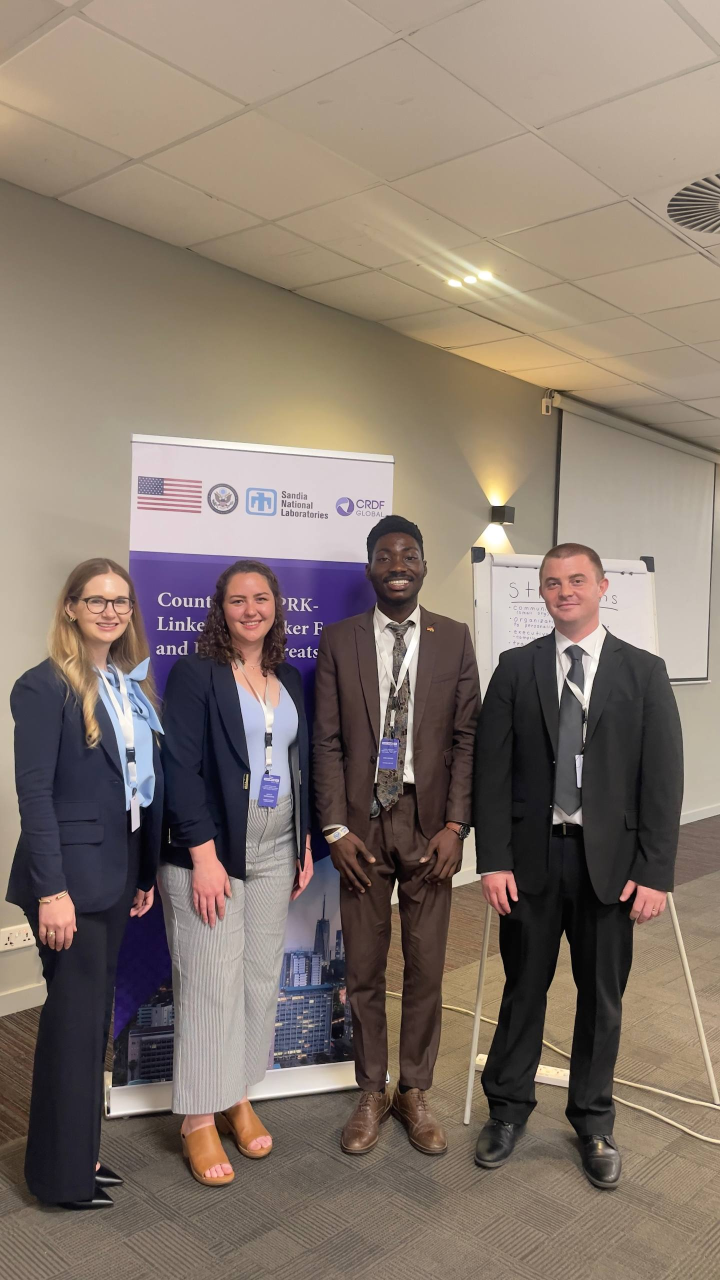
#> input picture app/uploads/photo_1_2026-07-30_10-27-31.jpg, 1440 x 2560 px (shown at 1/2 size); its folder holds only this picture in this run
$ python -i preprocessing.py   (imports and definitions only)
#> lines starting #> are read from the running program, lines starting #| are printed output that depends on the picture
#> further down, picture is the input picture: shape (2560, 1440, 3); mean B, G, R 108.8, 119.1, 133.1
"""
src/preprocessing.py
====================
Image loading, validation, and preprocessing.

Pipeline stage: Input Images → Image Preparation
REQ-02: Perform necessary image preparation.

Every preprocessing step is explicitly documented with its justification.
"""

import logging
import cv2
import numpy as np
from pathlib import Path
from src.config import MAX_IMAGE_DIMENSION, RESIZE_INTERPOLATION

logger = logging.getLogger(__name__)


# ─────────────────────────────────────────────────────────────
# Loading
# ─────────────────────────────────────────────────────────────

# [49 lines left out: functions load_image, load_image_set, not called in this run]


# ─────────────────────────────────────────────────────────────
# Preprocessing pipeline
# ─────────────────────────────────────────────────────────────

def resize_if_needed(img: np.ndarray,
                     max_dim: int = MAX_IMAGE_DIMENSION) -> np.ndarray:
    """
    Resize image if its largest dimension exceeds max_dim, preserving aspect ratio.

    Justification: Very large images slow down all pipeline stages significantly.
    Resizing to ≤1280px on the largest side balances quality with performance.
    """
#> called with max_dim = 1280
    h, w = img.shape[:2]
#> h = 2560; w = 1440
    largest = max(h, w)
#> largest = 2560
    if largest <= max_dim:
        return img
    scale = max_dim / largest
#> scale = 0.5
    new_w = int(w * scale)
#> new_w = 720
    new_h = int(h * scale)
#> new_h = 1280
    resized = cv2.resize(img, (new_w, new_h), interpolation=RESIZE_INTERPOLATION)
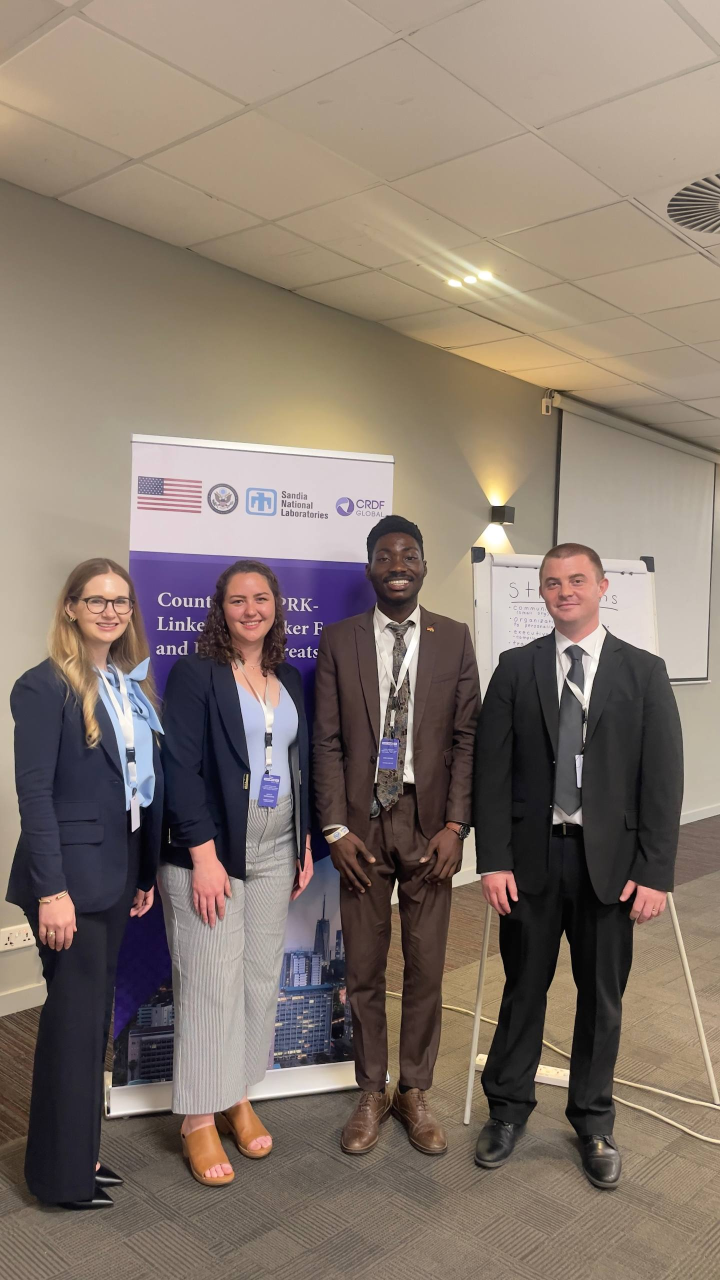
#> resized: shape (1280, 720, 3); mean B, G, R 108.9, 119.2, 133.2
    logger.debug(f"Resized: {w}×{h} → {new_w}×{new_h}")
    return resized


def to_grayscale(img: np.ndarray) -> np.ndarray:
    """
    Convert BGR image to single-channel grayscale.

    Justification: SIFT and ORB operate on intensity (single-channel) images.
    Grayscale reduces data volume and focuses the detector on luminance structure.
    Formula: Y = 0.114·B + 0.587·G + 0.299·R  (OpenCV's default weighting).
    """
    if len(img.shape) == 2:
        return img  # Already grayscale
    return cv2.cvtColor(img, cv2.COLOR_BGR2GRAY)
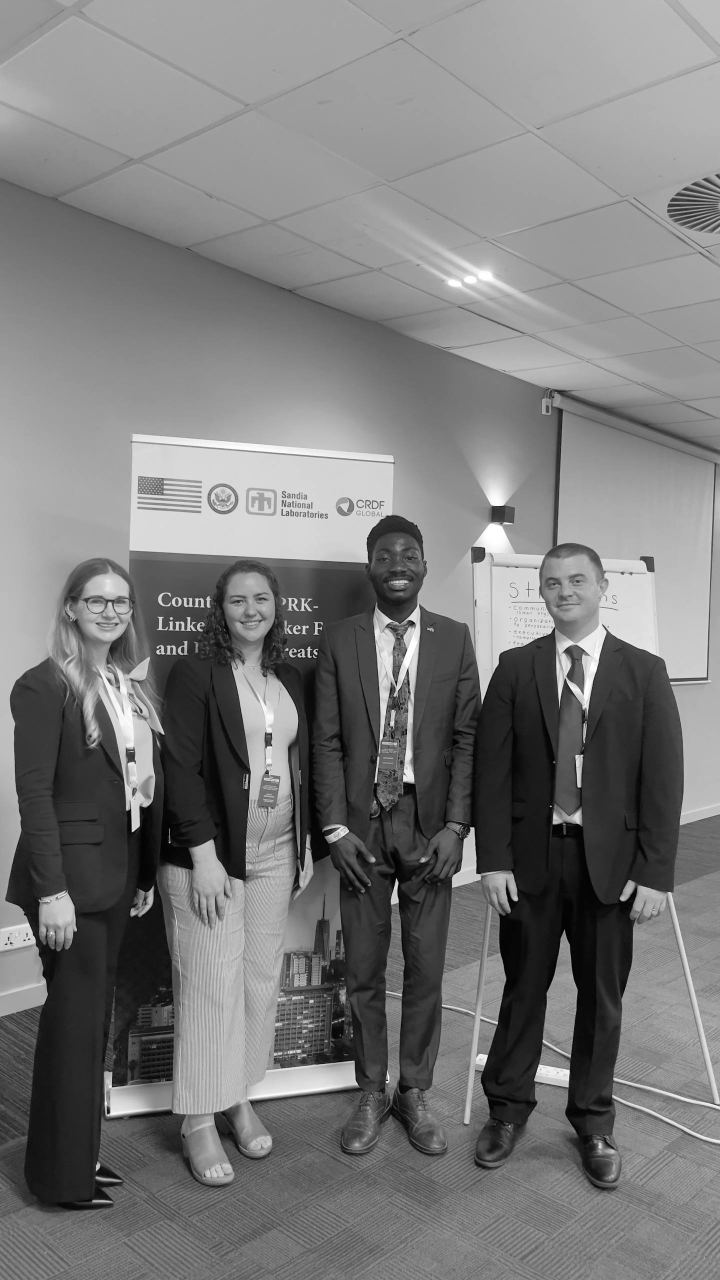
#> returned value: shape (1280, 720); min 1, max 255, mean 122.2


# [14 lines left out: function equalize_histogram, not called in this run]


def preprocess(img_bgr: np.ndarray,
               max_dim: int = MAX_IMAGE_DIMENSION,
               equalize: bool = False) -> tuple[np.ndarray, np.ndarray]:
    """
    Apply the full preprocessing pipeline.

    Steps (in order):
      1. Resize if necessary                  (speed)
      2. Convert to grayscale                 (feature detection requires single channel)
      3. Optional histogram equalization       (illumination robustness, explicitly labeled)

    Returns:
        (img_color_resized, img_gray) — colour copy for stitching, gray for detection.

    # REQ-02: Perform necessary image preparation.
    """
    color = resize_if_needed(img_bgr, max_dim)
    gray  = to_grayscale(color)
    if equalize:
        gray = equalize_histogram(gray)
    return color, gray


# [16 lines left out: function validate_image_pair, not called in this run]

>>> import cv2
>>> picture = cv2.imread('../app/uploads/photo_1_2026-07-30_10-27-31.jpg')
>>> result = preprocess(picture)

$ run again, on app/uploads/photo_1_2026-07-30_10-28-54.jpg
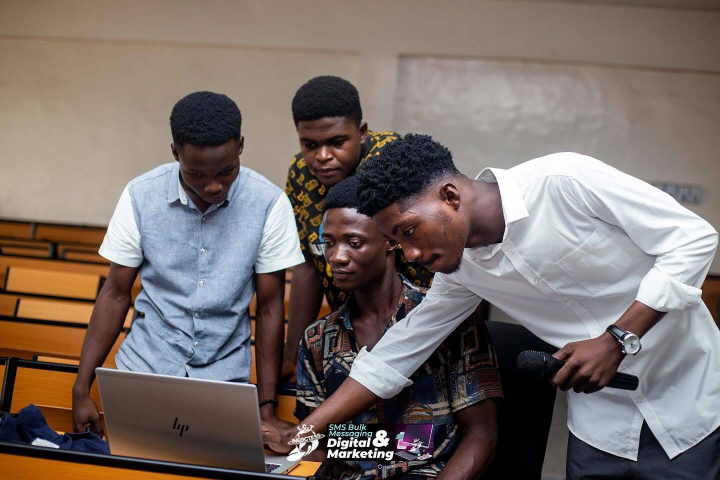
#> input picture app/uploads/photo_1_2026-07-30_10-28-54.jpg, 1440 x 960 px (shown at 1/2 size)
#> picture is the input picture: shape (960, 1440, 3); mean B, G, R 105.9, 110.1, 121.6
#> in resize_if_needed, `resized = cv2.resize(img, (new_w, new_h), interpolation=RESIZE_INTERPO..`:
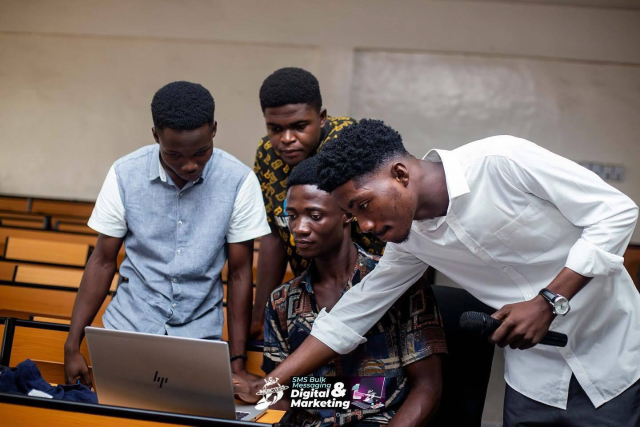
#> resized: shape (853, 1280, 3) (shown at 1/2 size); mean B, G, R 105.8, 110, 121.5
#> in to_grayscale, `return cv2.cvtColor(img, cv2.COLOR_BGR2GRAY)`:
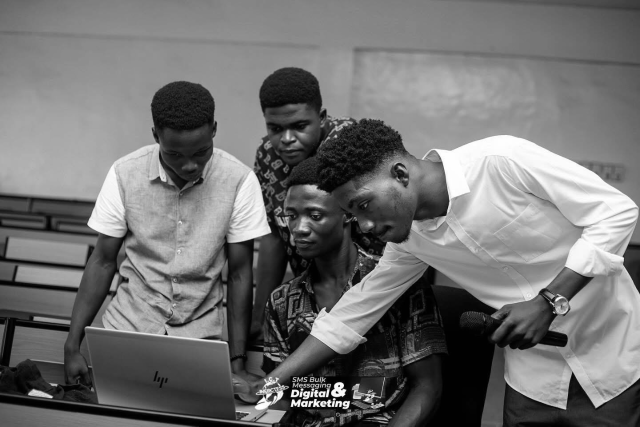
#> returned value: shape (853, 1280) (shown at 1/2 size); min 0, max 255, mean 113
